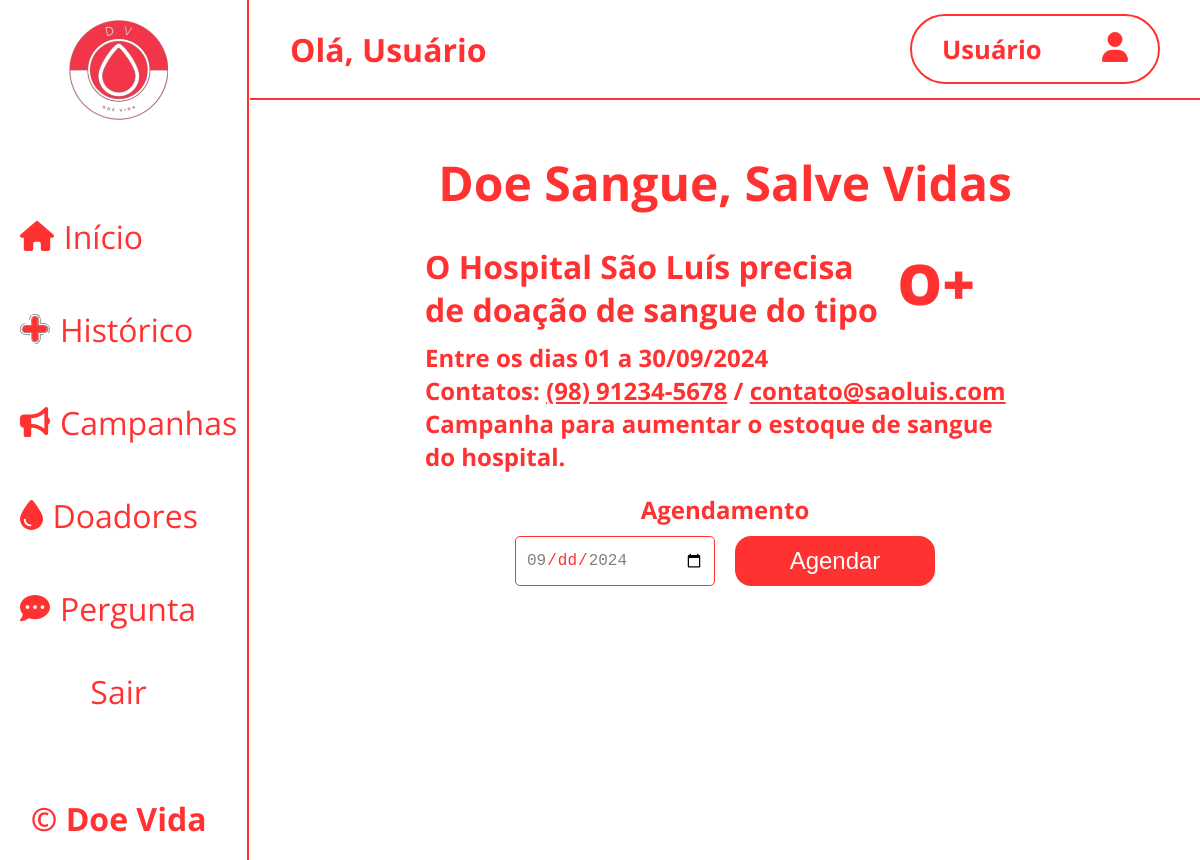
The page /views/mostrarCampanha.php?id=1 on the database its author committed.
### tables this page shows
CREATE TABLE campanhas_de_doacoes (
    id_campanhas INT PRIMARY KEY AUTO_INCREMENT,
    hospital VARCHAR(255) NOT NULL,
    nome_campanha VARCHAR(255) NOT NULL,
    descricao TEXT NOT NULL,
    data_inicio DATE NOT NULL,
    data_fim DATE NOT NULL,
    email VARCHAR(255) NOT NULL,
    telefone VARCHAR(255) NOT NULL, 
    tipo_sanguineo ENUM('A+', 'B+', 'AB+', 'O+', 'A-', 'B-', 'AB-', 'O-') NOT NULL,
    imagem_campanha LONGBLOB
);

### auth/auth.php (called while the page is built, shortened)
<?php
class Auth
{
    static function estarLogado()
    {
        if (isset($_SESSION['razao_clinica'])) {
            return true;
        } else {
            return false;
        }
    }
}

### models/campanhas_doacoes.php (called while the page is built, shortened)
<?php
class Campanhas
{
    static function mostrarCampanhaId($id_campanhas)
    {
        try {
            $conn = Conexao::conectar();
            $sql = 'SELECT * FROM campanhas_de_doacoes WHERE id_campanhas = :id';
            $stmt = $conn->prepare($sql);
            $stmt->bindValue(':id', $id_campanhas);
            $stmt->execute();
            $resultado = $stmt->fetch();
            return $resultado;
        } catch (PDOException $erro) {
            echo $erro->getMessage();
        }
    }
}

### views/mostrarCampanha.php (the view, shortened to what this page needs)
<?php
require_once $_SERVER['DOCUMENT_ROOT'] . '/doa_vida/views/__cabecalho.php';
require_once $_SERVER['DOCUMENT_ROOT'] . '/doa_vida/models/campanhas_doacoes.php';
$id_campanhas = $_GET['id'];
$mostar_campanha = Campanhas::mostrarCampanhaId($id_campanhas);
?>
<main id="conteudo-mostrarCampanha">
  <div id="cabecalho_addCampanhas">
    <h1 class="title_campanhas"><?= htmlspecialchars($mostar_campanha['nome_campanha']) ?></h1>
  </div>
  <div id="div_mostrarCampanha">
    <div id="main-campanha">
      <h1 class="nome_hospital">O <?= htmlspecialchars($mostar_campanha['hospital']) ?> precisa de doação de sangue do tipo</h1>
      <span class="tipo_sanguineoCampanha"><?= htmlspecialchars($mostar_campanha['tipo_sanguineo']) ?></span>
    </div>
    <p class="paragrafo_campanha">Entre os dias <?= date_format(date_create(htmlspecialchars($mostar_campanha['data_inicio'])), 'd')  ?> a <?= date_format(date_create(htmlspecialchars($mostar_campanha['data_fim'])), 'd/m/Y') ?></p>
    <p class="paragrafo_campanha">
      Contatos:
      <a href="#" id="telefone-link"><?= htmlspecialchars($mostar_campanha['telefone']) ?></a>
      /
      <a href="mailto:<?= htmlspecialchars($mostar_campanha['email']) ?>"><?= htmlspecialchars($mostar_campanha['email']) ?></a>
    </p>
    <p class="paragrafo_campanha"><?= htmlspecialchars($mostar_campanha['descricao']) ?></p>
    <form action="" method="post" id="form_agendamento">
      <label for="data_fim">Agendamento</label>
      <div class="inputs_grupo">
        <input required type="date" name="data_fim" min="<?= $mostar_campanha['data_inicio'] ?>" max="<?= $mostar_campanha['data_fim'] ?>" class="input_agendamento">
        <input type="submit" value="Agendar" class="input_agendamento btn_agendamento">
      </div>
    </form>
  </div>
</main>
</main>
</body>
</html>

### views/__cabecalho.php (shortened to what this page needs)
<?php
require_once $_SERVER['DOCUMENT_ROOT'] . '/doa_vida/auth/auth.php';
?>
<!DOCTYPE html>
<html lang="pt-br">
<head>
    <link rel="stylesheet" href="/doa_vida/css/style.css" />
    <link rel="stylesheet" href="https://cdnjs.cloudflare.com/ajax/libs/font-awesome/6.6.0/css/all.min.css" />
</head>
<body>
    <header id="menus">
        <aside id="menu-lateral">
            <img src="/doa_vida/imgs/logo-doe-vida.png" alt="" id="logo-doe-vida" />
            <nav id="nav-menu-lateral">
                <div class="btn-menu-lateral">
                    <a href="/doa_vida/index.php" class="link-menu-lateral"><img
                            src="/doa_vida/imgs/inicio-icon.svg"
                            alt=""
                            class="icon-menu-lateral" />Início</a>
                </div>
                <div class="btn-menu-lateral">
                    <a href="#" class="link-menu-lateral"><img
                            src="/doa_vida/imgs/cruz-icon1.0.svg"
                            alt=""
                            class="icon-menu-lateral" />Histórico</a>
                </div>
                <div class="btn-menu-lateral">
                    <a href="/doa_vida/views/campanhas.php" class="link-menu-lateral"><img
                            src="/doa_vida/imgs/campanhas-icon.svg"
                            alt=""
                            class="icon-menu-lateral" />Campanhas</a>
                </div>
                <div class="btn-menu-lateral">
                    <a href="#" class="link-menu-lateral"><img
                            src="/doa_vida/imgs/sangue-icon.svg"
                            alt=""
                            class="icon-menu-lateral" />Doadores</a>
                </div>
                <div class="btn-menu-lateral">
                    <a href="/doa_vida/views/perguntas.php" class="link-menu-lateral"><img
                            src="/doa_vida/imgs/perguntas-icon.svg"
                            alt=""
                            class="icon-menu-lateral" />Pergunta</a>
                </div>
                <div class="btn-sair">
                    <a href="/doa_vida/controllers/logout_controller.php">Sair</a>
                </div>
            </nav>
            <h1>&copy; Doe Vida</h1>
        </aside>
        <div id="menu-superior">
            <h1>Olá, <span><?= Auth::estarLogado() ? $_SESSION['nome_doador'] : 'Usuário' ?></span></h1>
            <a href="/doa_vida/views/login.php" id="btn-perfil-usuario">
                <span class="dados-usuario">
                    <h1><?= Auth::estarLogado() ? $_SESSION['nome_doador'] : 'Usuário' ?></h1>
                </span>
                <span class="icon-menu-superior">
                    <img src="/doa_vida/imgs/perfil-icon.svg" alt="" />
                </span>
            </a>
        </div>
    </header>
    <main id="conteudo-principal">

### css/style.css (style rules this page uses)
* { box-sizing: border-box; padding: 0px; margin: 0px; }
:root { --cor-vermelha: #ff3131; --cor-vermelho-escuro: #8a1313; --cor-preta: black; --cor-branca: white; --cor-cinza-escuro: rgb(63, 63, 63); --cor-cinza-claro: #aaa; --font-open-sans: "Open Sans", sans-serif; }
body, html { max-width: 100vw; height: 100vh; }
#conteudo-principal { min-height: calc(100vh - 60px); margin-top: 60px; margin-left: 250px; padding: 20px; }
#menu-lateral { display: flex; flex-direction: column; justify-content: space-between; max-height: 100%; max-width: 320px; padding: 20px 10px 20px 0px; border-right: 2px solid var(--cor-vermelha); background-color: var(--cor-branca); color: var(--cor-vermelha); font-family: var(--font-open-sans); position: fixed; top: 0; bottom: 0; left: 0; }
#logo-doe-vida { max-height: 100px; max-width: 100px; }
#logo-doe-vida, #menu-lateral > h1 { font-size: 2rem; margin: 0px auto; }
#nav-menu-lateral { display: flex; flex-direction: column; gap: 30px; font-size: 2rem; }
.btn-menu-lateral { padding: 10px 0; }
.btn-sair { text-align: center; border: none; }
.btn-sair > a { text-decoration: none; color: var(--cor-vermelha); }
.link-menu-lateral { display: flex; align-items: center; gap: 10px; color: var(--cor-vermelha); text-decoration: none; margin-left: 20px; }
.icon-menu-lateral { height: 30px; }
#menu-superior { width: calc(100% - 250px); height: 100px; padding: 10px 40px; display: flex; justify-content: space-between; align-items: center; border-bottom: 2px solid var(--cor-vermelha); font-family: var(--font-open-sans); color: var(--cor-vermelha); background-color: var(--cor-branca); position: fixed; top: 0; left: 250px; z-index: 1000; }
#btn-perfil-usuario { display: flex; align-items: center; justify-content: space-between; width: 250px; height: 70px; padding: 0px 30px; border: 2px solid var(--cor-vermelha); border-radius: 40px; text-decoration: none; color: var(--cor-preta); }
.dados-usuario { color: var(--cor-vermelha); font-size: 0.8rem; }
.icon-menu-superior > img { height: 30px; }
#conteudo-campanhas, #conteudo-mostrarCampanha { max-width: 100vw; max-height: 100%; }
#cabecalho_addCampanhas { max-width: 100%; display: flex; justify-content: space-between; align-items: center; margin: 70px 0px 20px 0px; padding: 0px 30px; }
#conteudo-mostrarCampanha > #cabecalho_addCampanhas { justify-content: center; }
.title_campanhas { text-align: center; font-size: 3rem; font-family: var(--font-open-sans); color: var(--cor-vermelha); }
#input-tipoSanguineo, .input_agendamento { border: 1px solid var(--cor-vermelha); border-radius: 5px; font-size: 1rem; padding: 10px; color: var(--cor-vermelha); }
.btn-cadastarCampanha, .btn_agendamento { background-color: var(--cor-vermelha); color: var(--cor-branca); text-decoration: none; font-size: 1.5rem; padding: 10px; border: none; border-radius: 32px; cursor: pointer; transition: background-color 0.3s; width: 150px; height: 50px; }
#conteudo-mostrarCampanha { display: flex; flex-direction: column; justify-content: center; align-items: center; }
#div_mostrarCampanha { max-width: 600px; display: flex; flex-direction: column; align-items: flex-start; font-family: var(--font-open-sans); color: var(--cor-vermelha); font-weight: bold; }
#main-campanha { display: flex; max-width: 550px; margin: 10px 0px; }
.nome_hospital { font-size: 2rem; }
.tipo_sanguineoCampanha { font-size: 3.5rem; font-weight: bolder; }
.paragrafo_campanha, #form_agendamento { font-size: 1.5rem; }
.paragrafo_campanha > a, .input_agendamento { color: var(--cor-vermelha); }
#form_agendamento { width: 100%; display: flex; flex-direction: column; align-items: center; margin-top: 20px; gap: 10px; }
.inputs_grupo { width: 100%; display: flex; justify-content: center; gap: 20px; }
.input_agendamento { width: 200px; }
.btn_agendamento { color: var(--cor-branca); border-radius: 16px; }

### rows shown on the page
campanhas_de_doacoes: nome_campanha "Doe Sangue, Salve Vidas", hospital "Hospital São Luís", tipo_sanguineo "O+", data_inicio "01", data_fim "30/09/2024", email "contato@saoluis.com", descricao "Campanha para aumentar o estoque de sangue do hospital."
